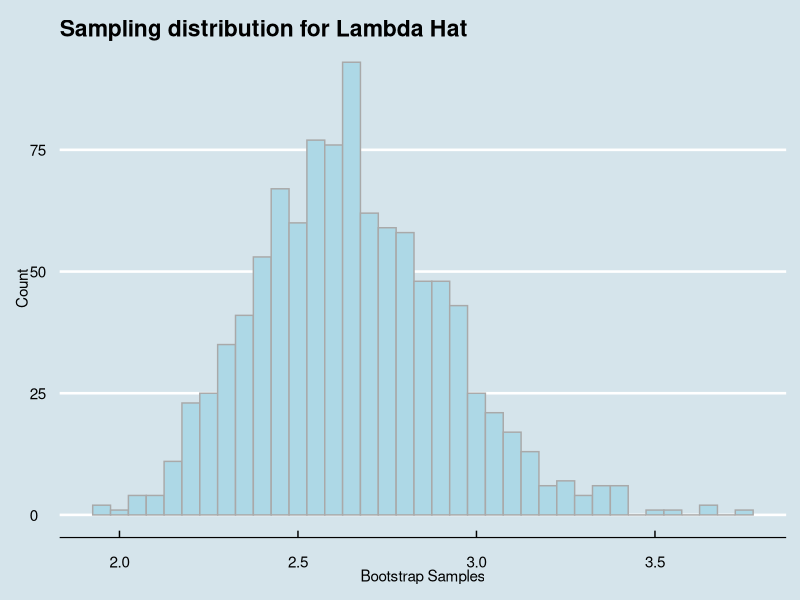

Write the R code that produced this figure. (Note: this script raises an error after producing the figure.)
############################################################################################
############################################################################################
### APPLIED DATA MINING
### HOMEWORK 5 
### Using the bootstrap
############################################################################################
############################################################################################

### We will use the bootstrap technique to generate confidence intervals

### 1. Suppose we have a sample of data from an exponential distribution 
# with parameter lambda
# In this case we can use Maximum Likelihood to estimate the parameter lambda, which gives 
# lambda.hat = 1/mean(X). As the number of  observations increases, this estimate for lambda 
# becomes normally distributed. We can form a (100 - alpha)*100% confidence interval for
# lambda using an estimate for the variance of lambda, var(lambda) = (lambda.hat)^2 / n.
# This gives an estimate of the confidence interval for lambda.hat as: 
# lambda.hat +/- z(1-alpha/2)*lambda.hat/sqrt(n)

### 1a. (1) Generate 100 observations of test data, with lambda = 3. Remember
# to set your seed before carrying out any computations.
set.seed(50) # arbitrary number in order to replicate results
Lambda = 3
n = 100
ExponentialSample <- rexp(n=n, rate=Lambda)
head(ExponentialSample) 
# [1] 0.139151398 0.277260004 0.008774593 1.067704255 0.133275194 0.097562415

# 1b. (1) What is the mean of your test data?
mean(ExponentialSample) # [1] 0.3819106

# 1c. (1) What is your estimate lambda.hat?
LambdaHat <- 1 / mean(ExponentialSample)
LambdaHat # [1] 2.618414

# 1d. (1) Generate the upper and lower limits of the confidence region using the formula 
# given above.  Give your code and the limits it  produced below.
CIlow <- LambdaHat - qnorm(0.975) * LambdaHat / sqrt(n)
CIlow # [1] 2.105214
CIhigh <- LambdaHat + qnorm(0.975) * LambdaHat / sqrt(n)
CIhigh # [1] 3.131613
CI <- paste0("Confidence Interval = [", CIlow, ", ", CIhigh, "]")
CI # [1] "Confidence Interval = [2.10521405461703, 3.13161336896409]"

############################################################################################

### 2. Now suppose we are not using the maximum likelihood estimate for lambda, or we do not 
# want to use the asymptotic distribution to form our confidence intervals as we did above. 
# We could use the bootstrap to estimate the distribution of lambda.hat and create bootstrap 
# confidence intervals for lambda.

### 2a. (1) Form a set of bootstrap estimates of our parameter by generating B random samples 
# as you did once in 1a but use lambda.hat since we do not know the true lambda in this case 
# (keep n=100). Set B=1000, and again set your seed.
set.seed(50)
Lambda = 3
n = 100
B = 1000
ExponentialSample <- rexp(n=n, rate=Lambda)
LambdaHat <- 1 / mean(ExponentialSample)

### 2b. (1) Get a new estimate for lambda.hat from each of the bootstrap samples in 2a. 
# You'll want to create a matrix to receive each value. You should have 1000 estimates for 
# lambda.hat now.
set.seed(50)
BootstrapSample <- matrix(nrow=B, ncol=1)
for (i in 1:B)
  {
  BootstrapSample[i] <- 1 / mean(rexp(n=n, rate=LambdaHat))
  }
head(BootstrapSample)
#          [,1]
# [1,] 2.285363
# [2,] 2.529823
# [3,] 3.018889
# [4,] 2.491027
# [5,] 2.481049
# [6,] 2.408687
tail(BootstrapSample)
#              [,1]
#  [995,]  2.590934
#  [996,]  2.604237
#  [997,]  2.557797
#  [998,]  2.569846
#  [999,]  2.626410
# [1000,]  2.257958

### 2c. (2) Now look at the sampling distribution for lambda.hat, using the hist function. 
# Remember your graphing techniques to make the plot look professional.
# Does the distribution look normal?
setwd("~/Desktop/APPLIED DATA MINING/Homework/Homework 5")
png ("HW5_hist.png", height=600, width=800)
require(ggplot2)
require(ggthemes)
p <- ggplot(data=data.frame(BootstrapSample), aes(x=BootstrapSample))
p + xlab("Bootstrap Samples") + ylab("Count") +
  ggtitle("Sampling distribution for Lambda Hat") + 
  geom_histogram(fill = "lightblue", color="darkgrey", binwidth=.05) +
  theme_economist() + scale_color_economist() 
dev.off()
# The sampling distribution for Lambda Hat is quite simmetrical  

### 2d. (1) Find the quantiles of the sampling distribution you created, for a 5% region.
Quantiles <- quantile(x=BootstrapSample, probs=c(0.025, 0.975))
Quantiles
#     2.5%    97.5% 
# 2.180779 3.248000 

### 2e. (1) Calculate the bootstrap confidence interval boundaries, lower and upper.
CIbootstrapLOW <- 2 * LambdaHat - Quantiles[2]
CIbootstrapLOW
#    97.5% 
# 1.988828 
CIbootstrapHIGH <- 2 * LambdaHat - Quantiles[1]
CIbootstrapHIGH
#     2.5% 
# 3.056049 
CIbootstrap <- paste0("Confidence Interval = [", CIbootstrapLOW, ", ", CIbootstrapHIGH, "]")
CIbootstrap 
# [1] "Confidence Interval = [1.9888277812459, 3.05604860645945]"

### 2f. (1) Calculate an estimate of the standard error of lambda.hat using your
# collection of bootstrap estimated parameters. What is your confidence interval?
SEbootstrap <- sqrt(var(BootstrapSample))
SEbootstrap
#           [,1]
# [1,] 0.2699522
CIbootstrapLOW_SE <- LambdaHat - qnorm(0.975) * SEbootstrap
CIbootstrapLOW_SE
#          [,1]
# [1,] 2.089317
CIbootstrapHIGH_SE <- LambdaHat + qnorm(0.975) * SEbootstrap
CIbootstrapHIGH_SE
#         [,1]
# [1,] 3.14751
CIbootstrap_SE <- paste0("Confidence Interval = [", CIbootstrapLOW_SE, ", ", CIbootstrapHIGH_SE, "]")
CIbootstrap_SE 
# [1] "Confidence Interval = [2.08931714778768, 3.14751027579344]"

############################################################################################

### 3a. (5) We made some decisions when we used the bootstrap that we can now question. 
# Repeat the above creation of a confidence interval for a range of values of data
# (we had our sample size fixed at 100) and a range of bootstrap values (we had B 
# fixed at 1000). Suppose the sample size varies (100, 200, 300, .... , 1000) and 
# B varies (1000, 2000, ... , 10000). You will likely find it useful to write
# functions to carry out these calculations. Your final output should be 
# upper and lower pairs for the confidence intervals produced using the bootstrap
# method for each value of sample size and B.

###########################################
### REPLICATE - B is a range, n is a range
###########################################

rm(list=ls()) # empty environment
set.seed(50) # set the seed
Lambda <- 3 # lambda stayes the same
n <- seq(from=100, to=1000, by=100) # create ranges for n
B <- seq(from=1000, to=10000, by=1000) # create ranges for B

MYrate <- matrix(rep(NA, length(n)), nrow=length(n)) # create empty matrix for the exponential rate
for (i in 1:length(n)) { MYrate[i] = 1 / mean(rexp(n=n[i], rate=Lambda)) }

BootstrapSampleReplicated <- matrix(rep(NA, length(B))) # create empty matrix for the replicated sample
for (i in 1:length(n)) { 
  for (j in 1:length(B)) {
    BootstrapSampleReplicated[[j]][i] = list(matrix(replicate(n=B[j], 
             expr = 1 / mean(rexp(n=n[i], rate=MYrate[i]))), nrow=B[j], ncol=n[i]))
  } }

Quantiles <- matrix(data=rep(NA, length(B)), nrow=length(B)) # create empty matrix for quantiles
CIbootstrapLOW <- matrix(data=rep(NA, length(B)), nrow=length(B)) # create empty matrix for LOW CI
CIbootstrapHIGH <- matrix(data=rep(NA, length(B)), nrow=length(B)) # create empty matrix for HIGH CI
BootstrapMean <- matrix(data=rep(NA, length(B)), nrow=length(B)) # create empty matrix for means
for (i in 1:length(n)) { 
  for (j in 1:length(B)) {
    BootstrapMean[[j]][i] = list(matrix(mean(x=BootstrapSampleReplicated[[j]][[i]])))
    Quantiles[[j]][i] = list(quantile(x=BootstrapSampleReplicated[[j]][[i]], probs=c(0.025, 0.975)))
    CIbootstrapLOW[[j]][i] = list(2 * MYrate[i] - Quantiles[[j]][[i]][2])
    CIbootstrapHIGH[[j]][i] = list(2 * MYrate[i] - Quantiles[[j]][[i]][1])
  } } 

# Chech the results of the function above: 
as.vector(unlist(CIbootstrapLOW))
#  [1] 1.986545 2.635199 2.505384 2.480468 2.826240 2.763281 2.803264 2.620883 2.883102 2.789076
# [11] 2.003785 2.636515 2.480744 2.467398 2.830230 2.758654 2.798724 2.628920 2.876679 2.779984
# [21] 2.009487 2.679514 2.451599 2.476486 2.818324 2.755846 2.792683 2.628596 2.871185 2.781769
# [31] 2.017888 2.661881 2.470259 2.485204 2.824473 2.759339 2.803251 2.620598 2.876569 2.777232
# [41] 2.027150 2.657645 2.471082 2.474628 2.820270 2.760637 2.814686 2.622272 2.878648 2.780272
# [51] 2.009668 2.658802 2.468379 2.482124 2.817625 2.752645 2.806668 2.622519 2.877598 2.787776
# [61] 2.027593 2.676032 2.486420 2.477408 2.825421 2.751595 2.803050 2.625347 2.877303 2.786079
# [71] 2.024391 2.667623 2.458824 2.474019 2.820255 2.756588 2.806970 2.622115 2.877307 2.780078
# [81] 2.015584 2.659922 2.468540 2.476923 2.812704 2.759499 2.793750 2.623532 2.873793 2.783029
# [91] 2.015696 2.660640 2.483003 2.477945 2.812919 2.757560 2.805365 2.623659 2.880907 2.782027

as.vector(unlist(CIbootstrapHIGH))
#  [1] 3.049461 3.567741 3.122782 3.011634 3.358161 3.236316 3.239840 3.020594 3.297145 3.131194
# [11] 3.052979 3.542191 3.098254 3.023079 3.377703 3.251290 3.264456 3.018622 3.280023 3.157135
# [21] 3.069617 3.563988 3.107917 3.033613 3.366236 3.250890 3.262740 3.020017 3.285120 3.158241
# [31] 3.078122 3.555854 3.114639 3.022662 3.371644 3.242352 3.264937 3.019423 3.282091 3.153807
# [41] 3.058587 3.553164 3.115703 3.018532 3.356333 3.233319 3.262803 3.016303 3.283671 3.150580
# [51] 3.069751 3.545083 3.111327 3.022979 3.361709 3.237856 3.250910 3.022084 3.277872 3.159981
# [61] 3.070184 3.547006 3.120459 3.023573 3.364095 3.245456 3.250926 3.019939 3.277539 3.156815
# [71] 3.064284 3.546784 3.105747 3.012454 3.367767 3.237682 3.257096 3.020379 3.280536 3.154530
# [81] 3.048408 3.544517 3.110716 3.023032 3.363204 3.238108 3.246711 3.020574 3.278025 3.154524
# [91] 3.059454 3.551050 3.103504 3.026446 3.364632 3.241173 3.251891 3.015696 3.280968 3.153879

### 3b. (2) Plot your CI limits to show the effect of changing the sample size and 
# changing the number of bootstrap replications. What do you conclude?

MyDataFrame <- data.frame(x = 1:length(unlist(BootstrapMean)), 
                          y = unlist(BootstrapMean), 
                          LowCI = unlist(CIbootstrapLOW), 
                          HighCI = unlist(CIbootstrapHIGH),
                          n = c(rep(100, 10), rep(200, 10), rep(300, 10), rep(400, 10), rep(500, 10), 
                                rep(600, 10), rep(700, 10), rep(800, 10), rep(900, 10), rep(1000, 10)),
                          B = c(rep(seq(from=1000, to=10000, by=1000), 10)) )
require(ggplot2)
require(ggthemes)

setwd("~/Desktop/APPLIED DATA MINING/Homework/Homework 5")
png ("HW5_plot1.png", height=700, width=1000)
ggplot(MyDataFrame, aes(x = x, y = y, color = factor(n))) +
  geom_point(size = 1.5) + ylab("Confidence Intervals") + xlab("") + 
  ggtitle("Confidence Intervals as the sample size and bootstrap replications change") +
  geom_errorbar(mapping=aes(ymax = HighCI, ymin = LowCI)) +
  labs(color="Sample Size") +
  theme_economist() + scale_color_economist(10) 
dev.off()

setwd("~/Desktop/APPLIED DATA MINING/Homework/Homework 5")
png ("HW5_plot2.png", height=700, width=1000)
ggplot(MyDataFrame, aes(x = x, y = y, color = factor(B))) +
  geom_point(size = 1.5) + ylab("Confidence Intervals") + xlab("") + 
  ggtitle("Confidence Intervals as the sample size and bootstrap replications change") +
  geom_errorbar(mapping=aes(ymax = HighCI, ymin = LowCI)) +
  labs(color="Bootstrap Replication") +
  theme_economist() + scale_color_economist(10) 
dev.off()

setwd("~/Desktop/APPLIED DATA MINING/Homework/Homework 5")
png ("HW5_plot3.png", height=700, width=1000)
ggplot(MyDataFrame, aes(x = x, y = y, color = factor(n))) +
  geom_point(size = 1.5) + ylab("Confidence Intervals") + xlab("") + 
  ggtitle("Confidence Intervals as the sample size changes 
          ploted separately for each size of the bootstrap replication") +
  geom_errorbar(mapping=aes(ymax = HighCI, ymin = LowCI)) +
  labs(color="Sample Size") + facet_wrap(~B) +
  theme_economist() + scale_color_economist(10) 
dev.off()

setwd("~/Desktop/APPLIED DATA MINING/Homework/Homework 5")
png ("HW5_plot4.png", height=700, width=1000)
ggplot(MyDataFrame, aes(x = x, y = y, color = factor(B))) +
  geom_point(size = 1.5) + ylab("Confidence Intervals") + xlab("") + 
  ggtitle("Confidence Intervals as the bootstrap replications change
          ploted separately for each sample size") +
  geom_errorbar(mapping=aes(ymax = HighCI, ymin = LowCI)) +
  labs(color="Bootstrap
       Replication") + facet_wrap(~n) +
  theme_economist() + scale_color_economist(10) 
dev.off()

setwd("~/Desktop/APPLIED DATA MINING/Homework/Homework 5")
png ("HW5_plot5.png", height=700, width=1000)
ggplot(MyDataFrame, aes(x = x, y = y)) +
  geom_point(size = 1.5) + ylab("Confidence Intervals") + xlab("") + 
  ggtitle("Confidence Intervals plotted separately for 
          each sample size and bootstrap replication") +
  geom_errorbar(mapping=aes(ymax = HighCI, ymin = LowCI)) + facet_grid(n~B) +
  theme_economist()
dev.off()

# As we increase the Bootstrap replications the confidence intervals decrease
# We can observe a dramatic decrease in confidence levels between 1000 and 4000 replications,
# however, after 4000 replication we have diminishing returns when we increase the
# number of replications we perform
# The increase in sample size does not have that much effect on the size of the confidence
# intervals

############################################################################################